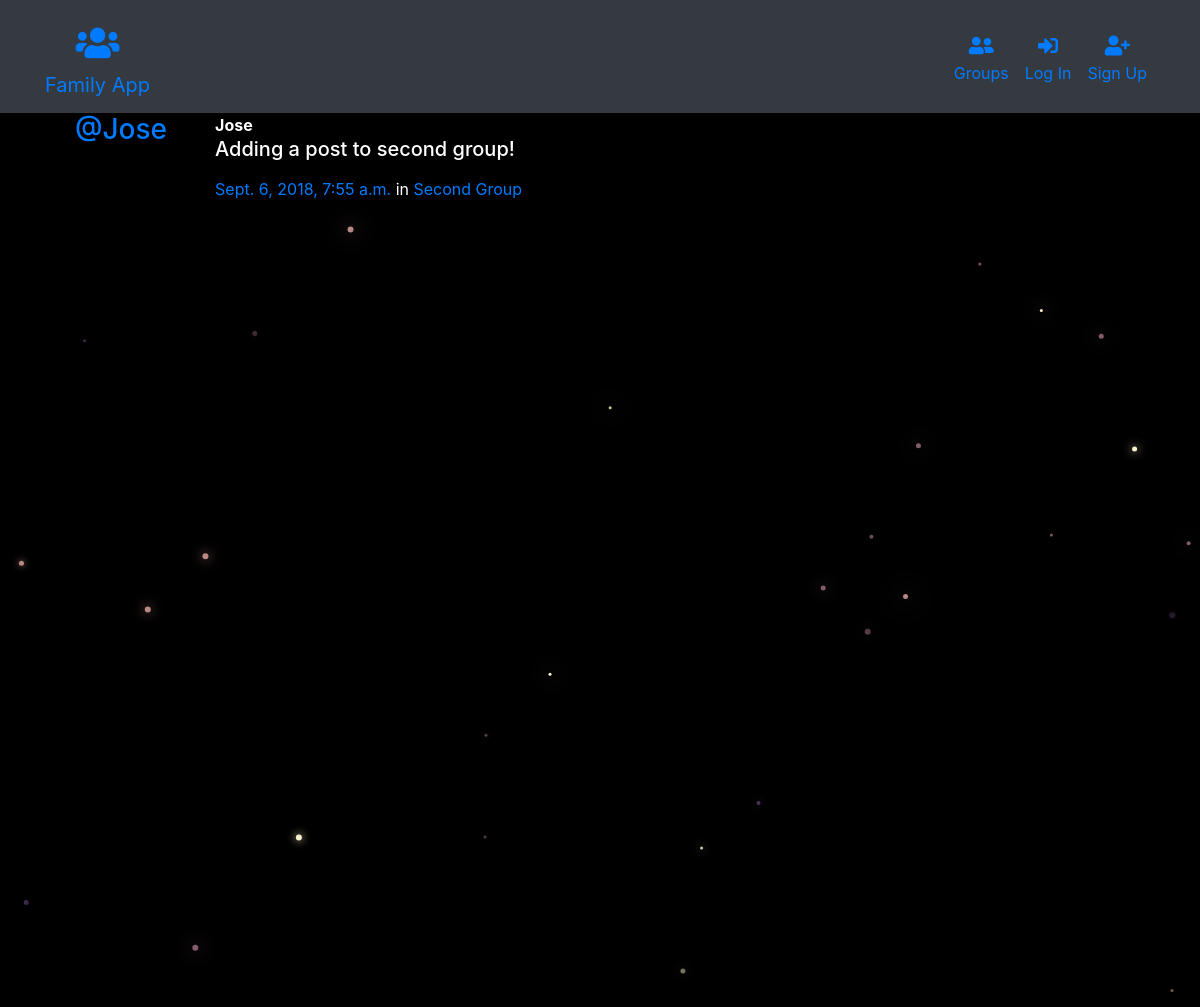
/posts/, run on an earlier commit of the app's database.
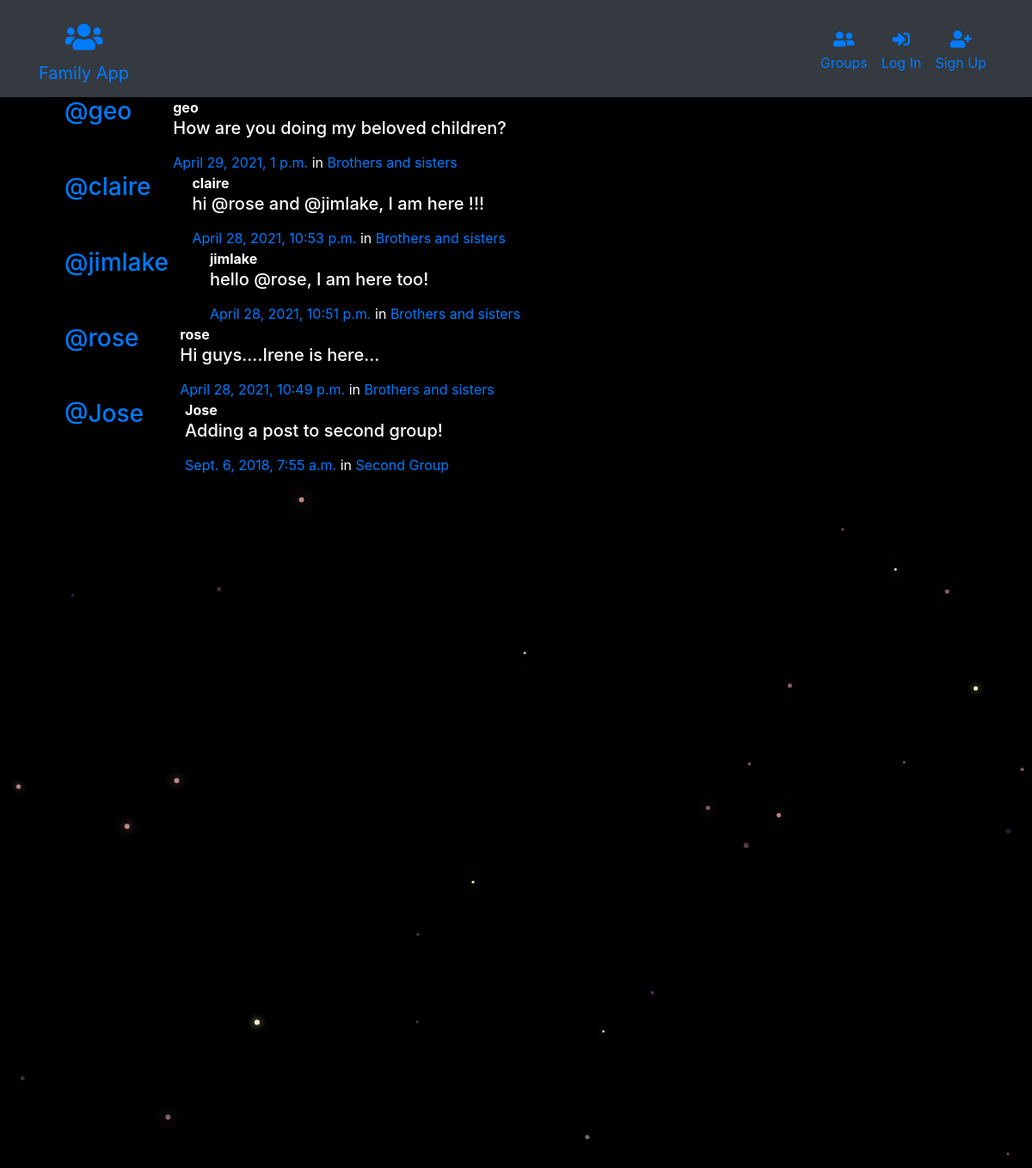
And on a later commit of the database.
### posts/models.py (models this page shows, shortened)
class Post(models.Model):
    user = models.ForeignKey(User, related_name="posts",on_delete=models.CASCADE)
    created_at = models.DateTimeField(auto_now=True)
    message = models.TextField()
    message_html = models.TextField(editable=False)
    group = models.ForeignKey(Group, related_name="posts",null=True, blank=True,on_delete=models.CASCADE)
    class Meta:
        ordering = ["-created_at"]
        unique_together = ["user", "message"]

### groups/models.py (models this page shows, shortened)
class Group(models.Model):
    name = models.CharField(max_length=255, unique=True)
    slug = models.SlugField(allow_unicode=True, unique=True)
    description = models.TextField(blank=True, default='')
    description_html = models.TextField(editable=False, default='', blank=True)
    members = models.ManyToManyField(User,through="GroupMember")
    class Meta:
        ordering = ["name"]

### posts/views.py (the view)
# urls.py: path('', views.PostList.as_view(), name="all"),
class PostList(SelectRelatedMixin, generic.ListView):
    model = models.Post
    select_related = ("user", "group")

### posts/templates/posts/post_list.html (shortened to what this page needs)
{% extends "posts/post_base.html" %}
{% load humanize %}
{% block post_content %}
<div class="col-md-8">
	{% for post in post_list %}
  {% include "posts/_post.html" %}
	{% endfor %}
</div>
{% endblock %}

### posts/templates/posts/_post.html (shortened to what this page needs)
<div class="media">
	<h3 class="mr-5"><a href="{% url 'posts:for_user' username=post.user.username %}">@{{ post.user.username }}</a></h3>
	<div class="media-body">
		<strong>{{ post.user.username }}</strong>
		<h5>{{ post.message_html|safe }}</h5>
			<time class="time"><a href="{% url 'posts:single' username=post.user.username pk=post.pk %}">{{ post.created_at }}</a></time>
			{% if post.group %}
			<span class="group-name">in <a href="#">{{ post.group.name }}</a></span>
			{% endif %}
	</div>
</div>

What changed in the data, as far as the page shows it:
added Post: user.username "geo", message_html "How are you doing my beloved children?", created_at "April 29, 2021, 1 p.m.", group.name "Brothers and sisters"
added Post: user.username "claire", message_html "hi @rose and @jimlake, I am here !!!", created_at "April 28, 2021, 10:53 p.m.", group.name "Brothers and sisters"
added Post: user.username "jimlake", message_html "hello @rose, I am here too!", created_at "April 28, 2021, 10:51 p.m.", group.name "Brothers and sisters"
added Post: user.username "rose", message_html "Hi guys....Irene is here...", created_at "April 28, 2021, 10:49 p.m.", group.name "Brothers and sisters"
